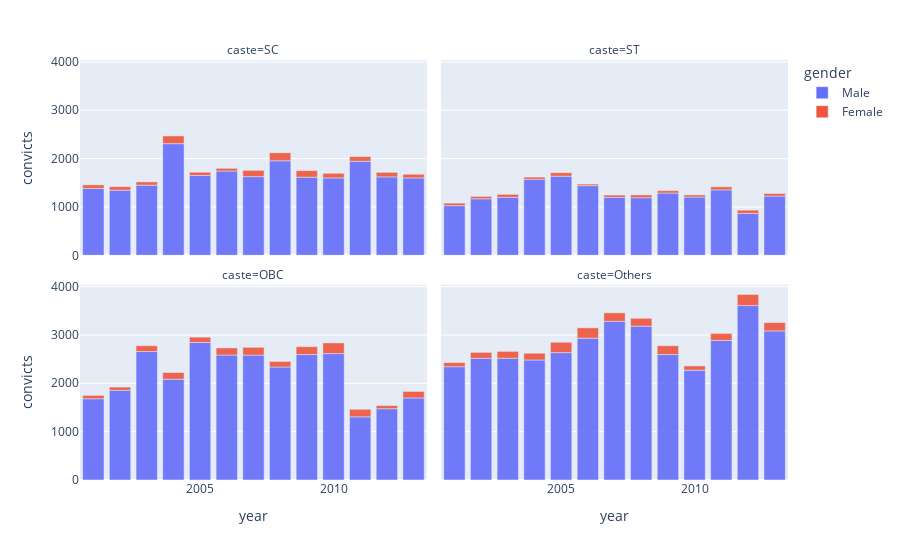

Notebook code cell kept with this figure:
### Code cell
barchart = px.bar(
data_frame=df,
x="year",
y="convicts",
color="gender", # differentiate color of marks
opacity=0.9, # set opacity of markers (from 0 to 1)
orientation="v", # 'v','h': orientation of the marks
barmode='relative', # in 'overlay' mode, bars are top of one another.
# in 'group' mode, bars are placed beside each other.
# in 'relative' mode, bars are stacked above (+) or below (-) zero.
facet_col='caste', # assigns marks to subplots in the horizontal direction
facet_col_wrap=2 ) # maximum number of subplot columns. Do not set facet_row!

pio.show(barchart)

### Figure 1 — Plotly figure (JSON) as saved in the notebook; plotly's stock layout.template omitted (floating-point values rounded to 4 significant figures)
{"data": [{"alignmentgroup": "True", "hovertemplate": "gender=Male<br>caste=SC<br>year=%{x}<br>convicts=%{y}<extra></extra>", "legendgroup": "Male", "marker": {"color": "#636efa", "opacity": 0.9, "pattern": {"shape": ""}}, "name": "Male", "offsetgroup": "Male", "orientation": "v", "showlegend": true, "textposition": "auto", "type": "bar", "x": [2001, 2002, 2003, 2004, 2005, 2006, 2007, 2008, 2009, 2010, 2011, 2012, 2013], "xaxis": "x3", "y": [1383, 1346, 1451, 2309, 1651, 1742, 1627, 1955, 1616, 1600, 1945, 1622, 1600], "yaxis": "y3"}, {"alignmentgroup": "True", "hovertemplate": "gender=Male<br>caste=ST<br>year=%{x}<br>convicts=%{y}<extra></extra>", "legendgroup": "Male", "marker": {"color": "#636efa", "opacity": 0.9, "pattern": {"shape": ""}}, "name": "Male", "offsetgroup": "Male", "orientation": "v", "showlegend": false, "textposition": "auto", "type": "bar", "x": [2001, 2002, 2003, 2004, 2005, 2006, 2007, 2008, 2009, 2010, 2011, 2012, 2013], "xaxis": "x4", "y": [1027, 1169, 1199, 1571, 1636, 1440, 1200, 1191, 1287, 1205, 1353, 866, 1224], "yaxis": "y4"}, {"alignmentgroup": "True", "hovertemplate": "gender=Male<br>caste=OBC<br>year=%{x}<br>convicts=%{y}<extra></extra>", "legendgroup": "Male", "marker": {"color": "#636efa", "opacity": 0.9, "pattern": {"shape": ""}}, "name": "Male", "offsetgroup": "Male", "orientation": "v", "showlegend": false, "textposition": "auto", "type": "bar", "x": [2001, 2002, 2003, 2004, 2005, 2006, 2007, 2008, 2009, 2010, 2011, 2012, 2013], "xaxis": "x", "y": [1680, 1855, 2657, 2085, 2845, 2584, 2583, 2337, 2595, 2614, 1307, 1474, 1697], "yaxis": "y"}, {"alignmentgroup": "True", "hovertemplate": "gender=Male<br>caste=Others<br>year=%{x}<br>convicts=%{y}<extra></extra>", "legendgroup": "Male", "marker": {"color": "#636efa", "opacity": 0.9, "pattern": {"shape": ""}}, "name": "Male", "offsetgroup": "Male", "orientation": "v", "showlegend": false, "textposition": "auto", "type": "bar", "x": [2001, 2002, 2003, 2004, 2005, 2006, 2007, 2008, 2009, 2010, 2011, 2012, 2013], "xaxis": "x2", "y": [2343, 2517, 2518, 2482, 2634, 2934, 3282, 3182, 2595, 2271, 2886, 3607, 3083], "yaxis": "y2"}, {"alignmentgroup": "True", "hovertemplate": "gender=Female<br>caste=SC<br>year=%{x}<br>convicts=%{y}<extra></extra>", "legendgroup": "Female", "marker": {"color": "#EF553B", "opacity": 0.9, "pattern": {"shape": ""}}, "name": "Female", "offsetgroup": "Female", "orientation": "v", "showlegend": true, "textposition": "auto", "type": "bar", "x": [2001, 2002, 2003, 2004, 2005, 2006, 2007, 2008, 2009, 2010, 2011, 2012, 2013], "xaxis": "x3", "y": [74, 74, 67, 160, 67, 56, 129, 165, 135, 96, 96, 94, 76], "yaxis": "y3"}, {"alignmentgroup": "True", "hovertemplate": "gender=Female<br>caste=ST<br>year=%{x}<br>convicts=%{y}<extra></extra>", "legendgroup": "Female", "marker": {"color": "#EF553B", "opacity": 0.9, "pattern": {"shape": ""}}, "name": "Female", "offsetgroup": "Female", "orientation": "v", "showlegend": false, "textposition": "auto", "type": "bar", "x": [2001, 2002, 2003, 2004, 2005, 2006, 2007, 2008, 2009, 2010, 2011, 2012, 2013], "xaxis": "x4", "y": [52, 49, 61, 46, 72, 33, 46, 58, 50, 44, 63, 68, 54], "yaxis": "y4"}, {"alignmentgroup": "True", "hovertemplate": "gender=Female<br>caste=OBC<br>year=%{x}<br>convicts=%{y}<extra></extra>", "legendgroup": "Female", "marker": {"color": "#EF553B", "opacity": 0.9, "pattern": {"shape": ""}}, "name": "Female", "offsetgroup": "Female", "orientation": "v", "showlegend": false, "textposition": "auto", "type": "bar", "x": [2001, 2002, 2003, 2004, 2005, 2006, 2007, 2008, 2009, 2010, 2011, 2012, 2013], "xaxis": "x", "y": [69, 66, 120, 138, 109, 147, 161, 114, 162, 221, 156, 65, 135], "yaxis": "y"}, {"alignmentgroup": "True", "hovertemplate": "gender=Female<br>caste=Others<br>year=%{x}<br>convicts=%{y}<extra></extra>", "legendgroup": "Female", "marker": {"color": "#EF553B", "opacity": 0.9, "pattern": {"shape": ""}}, "name": "Female", "offsetgroup": "Female", "orientation": "v", "showlegend": false, "textposition": "auto", "type": "bar", "x": [2001, 2002, 2003, 2004, 2005, 2006, 2007, 2008, 2009, 2010, 2011, 2012, 2013], "xaxis": "x2", "y": [84, 122, 142, 140, 215, 213, 175, 162, 182, 88, 146, 230, 172], "yaxis": "y2"}], "layout": {"annotations": [{"font": {}, "showarrow": false, "text": "caste=OBC", "x": 0.245, "xanchor": "center", "xref": "paper", "y": 0.465, "yanchor": "bottom", "yref": "paper"}, {"font": {}, "showarrow": false, "text": "caste=Others", "x": 0.755, "xanchor": "center", "xref": "paper", "y": 0.465, "yanchor": "bottom", "yref": "paper"}, {"font": {}, "showarrow": false, "text": "caste=SC", "x": 0.245, "xanchor": "center", "xref": "paper", "y": 1.0, "yanchor": "bottom", "yref": "paper"}, {"font": {}, "showarrow": false, "text": "caste=ST", "x": 0.755, "xanchor": "center", "xref": "paper", "y": 1.0, "yanchor": "bottom", "yref": "paper"}], "autosize": true, "barmode": "relative", "legend": {"title": {"text": "gender"}, "tracegroupgap": 0}, "margin": {"t": 60}, "xaxis": {"anchor": "y", "autorange": true, "domain": [0, 0.49], "range": [2000.0, 2014.0], "title": {"text": "year"}, "type": "linear"}, "xaxis2": {"anchor": "y2", "autorange": true, "domain": [0.51, 1], "matches": "x", "range": [2000.0, 2014.0], "title": {"text": "year"}, "type": "linear"}, "xaxis3": {"anchor": "y3", "autorange": true, "domain": [0, 0.49], "matches": "x", "range": [2000.0, 2014.0], "showticklabels": false, "type": "linear"}, "xaxis4": {"anchor": "y4", "autorange": true, "domain": [0.51, 1], "matches": "x", "range": [2000.0, 2014.0], "showticklabels": false, "type": "linear"}, "yaxis": {"anchor": "x", "autorange": true, "domain": [0, 0.465], "range": [0, 4039.0], "title": {"text": "convicts"}, "type": "linear"}, "yaxis2": {"anchor": "x2", "autorange": true, "domain": [0, 0.465], "matches": "y", "range": [0, 4039.0], "showticklabels": false, "type": "linear"}, "yaxis3": {"anchor": "x3", "autorange": true, "domain": [0.535, 1.0], "matches": "y", "range": [0, 4039.0], "title": {"text": "convicts"}, "type": "linear"}, "yaxis4": {"anchor": "x4", "autorange": true, "domain": [0.535, 1.0], "matches": "y", "range": [0, 4039.0], "showticklabels": false, "type": "linear"}}}
